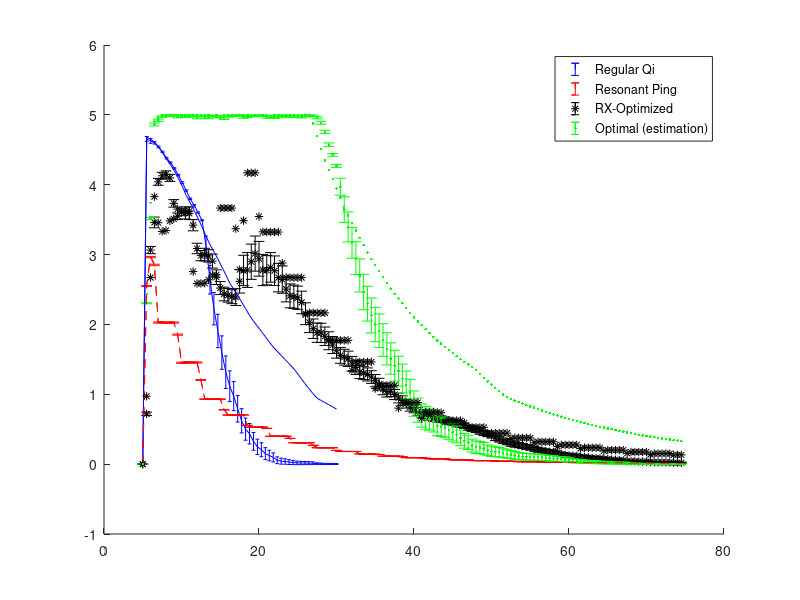
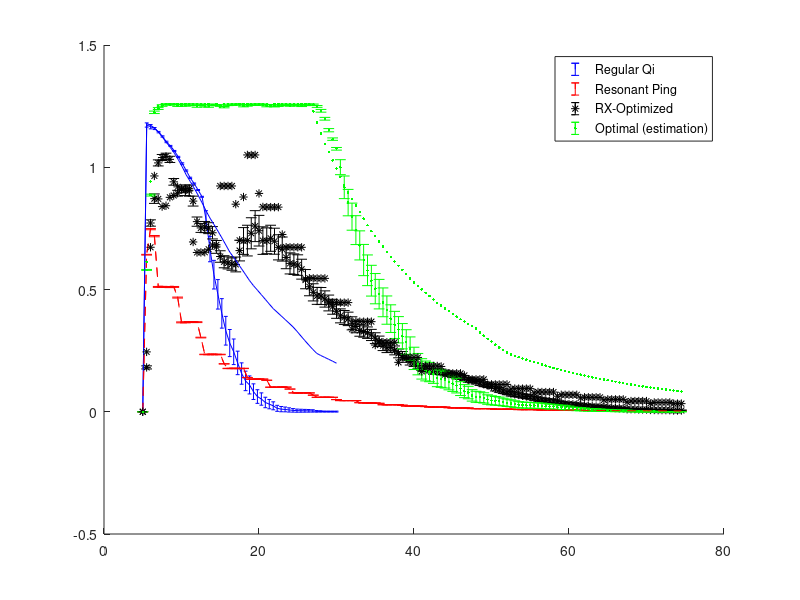

Write the MATLAB code that produced these figures, in order.
%RegularQi.svg
load('experiment_784349.mat');
voltage_regularQi = voltage;
voltage0_regularQi = voltage0;
current_regularQi = voltage./params.R(2);
current0_regularQi = voltage0./params.R(2);
d_regularQi = linspace(d_min,d_max,m);

%RX-optimal.svg
load('experiment_984658.mat');
voltage_optimal = voltage;
voltage0_optimal = voltage0;
current_optimal = voltage./params.R(2);
current0_optimal = voltage0./params.R(2);
d_optimal = linspace(d_min,d_max,m);

%ResonantPing.svg
load('experiment_946664.mat');
voltage_ResonantPing = voltage;
voltage0_ResonantPing = voltage0;
current_ResonantPing = voltage./params.R(2);
current0_ResonantPing = voltage0./params.R(2);
d_ResonantPing = linspace(d_min,d_max,m);

%RX-Optimized.svg
%load('experiment_652768.mat');
%voltage_Optimized = voltage;
%current_Optimized = voltage./params.R(2);

%RX_Optimized2.svg (Rmin+1e-7F)
load('experiment_849236.mat');
voltage_Optimized2 = voltage;
voltage0_Optimized2 = voltage0;
current_Optimized2 = voltage./params.R(2);
current0_Optimized2 = voltage0./params.R(2);
d_Optimized2 = linspace(d_min,d_max,m);


%admit n=100. if you have Statistics Toolbox, use tinv instead of the constant

figure;
hold on;

errorbar(d_regularQi, mean(voltage_regularQi), 1.66039*std(voltage_regularQi)/sqrt(100), '-b');
errorbar(d_ResonantPing, mean(voltage_ResonantPing), 1.66039*std(voltage_ResonantPing)/sqrt(100), '--r');
errorbar(d_Optimized2, mean(voltage_Optimized2), 1.66039*std(voltage_Optimized2)/sqrt(100), '*k');
errorbar(d_optimal, mean(voltage_optimal), 1.66039*std(voltage_optimal)/sqrt(100), '.g');

plot(d_regularQi, voltage0_regularQi, '-b');
plot(d_ResonantPing, voltage0_ResonantPing, '--r');
plot(d_Optimized2, voltage0_Optimized2, '*k');
plot(d_optimal, voltage0_optimal, '.g');

legend('Regular Qi', 'Resonant Ping', 'RX-Optimized', 'Optimal (estimation)');

figure;
hold on;

errorbar(d_regularQi, mean(current_regularQi), 1.66039*std(current_regularQi)/sqrt(100), '-b');
errorbar(d_ResonantPing, mean(current_ResonantPing), 1.66039*std(current_ResonantPing)/sqrt(100), '--r');
errorbar(d_Optimized2, mean(current_Optimized2), 1.66039*std(current_Optimized2)/sqrt(100), '*k');
errorbar(d_optimal, mean(current_optimal), 1.66039*std(current_optimal)/sqrt(100), '.g');

plot(d_regularQi, current0_regularQi, '-b');
plot(d_ResonantPing, current0_ResonantPing, '--r');
plot(d_Optimized2, current0_Optimized2, '*k');
plot(d_optimal, current0_optimal, '.g');
legend('Regular Qi', 'Resonant Ping', 'RX-Optimized', 'Optimal (estimation)');